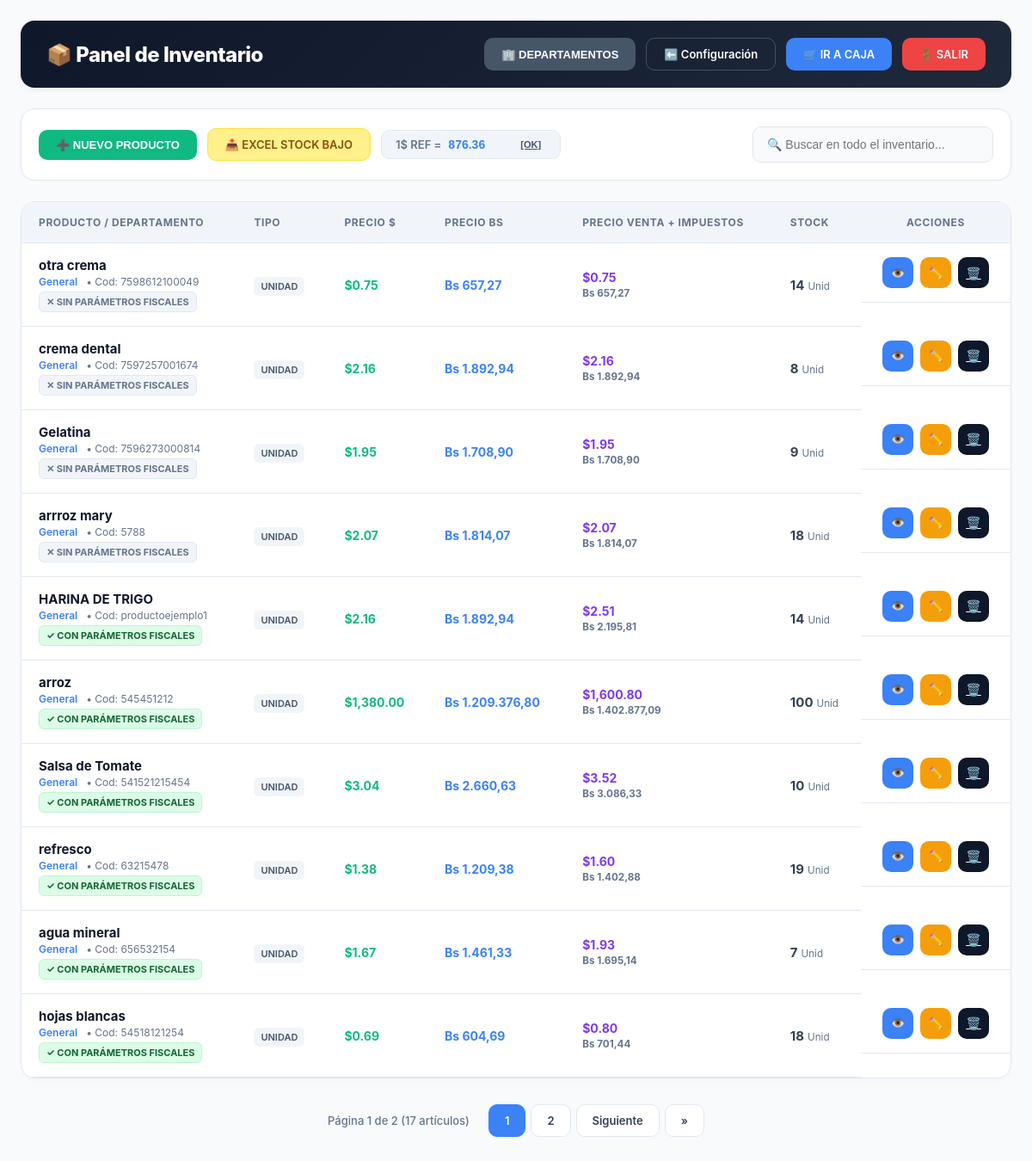
The page /inventario.php (signed in) on the database its author committed.
### tables this page shows
CREATE TABLE `configuracion` (
  `id` int(1) NOT NULL,
  `nombre_negocio` varchar(100) NOT NULL,
  `rif` varchar(20) NOT NULL,
  `direccion` text,
  `mensaje_ticket` varchar(255) DEFAULT NULL,
  `tasa_dolar` decimal(10,2) NOT NULL,
  `moneda_simbolo` varchar(5) DEFAULT '$',
  `mensaje_factura` text,
  `puerto_impresora` varchar(100) DEFAULT NULL,
  `tipo_lector` varchar(50) DEFAULT 'teclado',
  `puerto_lector` varchar(50) DEFAULT NULL,
  `gaveta` varchar(50) DEFAULT 'impresora',
  `impuesto_iva` decimal(5,2) DEFAULT '16.00',
  `impuesto_igtf` decimal(5,2) DEFAULT '3.00',
  `usar_iva` tinyint(1) DEFAULT '1',
  `usar_igtf` tinyint(1) DEFAULT '0',
  `whatsapp_telefono` varchar(20) DEFAULT NULL,
  `whatsapp_api_key` varchar(255) DEFAULT NULL
);

CREATE TABLE `productos` (
  `id` int(11) NOT NULL,
  `codigo_barras` varchar(50) DEFAULT NULL,
  `nombre` varchar(100) NOT NULL,
  `precio_costo` decimal(10,2) DEFAULT NULL,
  `precio` double NOT NULL,
  `stock` decimal(10,3) DEFAULT '0.000',
  `tipo_venta` enum('unidad','granel','paquete') DEFAULT 'unidad',
  `unidad_medida` varchar(10) DEFAULT 'Unid',
  `id_departamento` int(11) DEFAULT NULL,
  `usa_inventario` tinyint(1) DEFAULT '1',
  `moneda` varchar(5) DEFAULT 'USD',
  `moneda_base` varchar(10) DEFAULT NULL,
  `precio_mayor` decimal(10,2) DEFAULT '0.00',
  `cantidad_mayor` int(11) DEFAULT '0',
  `precio_bulto` decimal(10,2) DEFAULT '0.00',
  `cantidad_bulto` int(11) DEFAULT '0',
  `id_proveedor` int(11) DEFAULT NULL,
  `usa_parametros_fiscales` tinyint(1) DEFAULT '1'
);

### inventario.php (the view, shortened to what this page needs)
<?php
@include_once 'validar_licencia.php';
$res_config = mysqli_query($conexion, "SELECT * FROM configuracion WHERE id = 1");
$config_data = mysqli_fetch_assoc($res_config);
$tasa_actual = $config_data['tasa_dolar'] ?? 1;
$usar_iva = $config_data['usar_iva'] ?? 0;
$porcentaje_iva = $config_data['impuesto_iva'] ?? 0;
$prod_por_pagina = 10;
$pagina_actual = isset($_GET['p']) ? (int)$_GET['p'] : 1;
$inicio_limit = ($pagina_actual - 1) * $prod_por_pagina;
$res_conteo = mysqli_query($conexion, "SELECT COUNT(*) as total FROM productos");
$total_productos = mysqli_fetch_assoc($res_conteo)['total'];
$total_paginas = ceil($total_productos / $prod_por_pagina);
$productos = mysqli_query($conexion, "SELECT p.*, d.nombre as nombre_depto
    FROM productos p LEFT JOIN departamentos d ON p.id_departamento = d.id
    ORDER BY p.id DESC LIMIT $inicio_limit, $prod_por_pagina");
?>
<!DOCTYPE html>
<html lang="es">
<head>
</head>
<body>
    <?php
    function format_stock($value, $unidad) {
        $val = (float)$value;
        $unidades_con_decimales = ['KG', 'G', 'KILOS', 'GRAMOS'];
        if (in_array(strtoupper($unidad), $unidades_con_decimales)) {
            return rtrim(rtrim(number_format($val, 3, ',', '.'), '0'), ',');
        } else {
            return number_format($val, 0, ',', '.');
        }
    }
    ?>
    <div class="header-container">
        <h2 style="margin:0; font-weight: 800; letter-spacing: -0.02em;">📦 Panel de Inventario</h2>
        <div style="display:flex; gap:12px;">
            <button onclick="abrirModal('modalDepto')" class="btn" style="background:var(--slate)">🏢 DEPARTAMENTOS</button>
            <a href="configuracion.php" class="btn" style="background: transparent; border: 1px solid rgba(255,255,255,0.2)">⬅️ Configuración</a>
            <a href="ventas.php" class="btn" style="background:var(--blue)">🛒 IR A CAJA</a>
            <a href="logout.php" class="btn" style="background:var(--red)">🚪 SALIR </a>
        </div>
    </div>
    <div class="toolbar">
        <div style="display: flex; align-items: center; gap: 12px; flex-wrap: wrap;">
            <button onclick="abrirModal('modalNuevo')" class="btn" style="background:var(--green)">➕ NUEVO PRODUCTO</button>
            <a href="?exportar_bajo_stock=1" class="btn" style="background:#fef08a; color: #854d0e; border: 1px solid #fde047;">📥 EXCEL STOCK BAJO</a>
            <form method="POST" class="tasa-box">
                <span style="font-size:13px; color:var(--text-sub); margin-right:8px;">1$ REF =</span>
                <input type="number" step="0.01" name="nueva_tasa" value="<?= $tasa_actual ?>" style="width:70px; border:none; background:transparent; font-weight:700; color:var(--blue); padding:0; font-size:14px;">
                <button type="submit" name="actualizar_tasa" style="background:none; border:none; cursor:pointer; font-size:11px; font-weight:700; color:var(--slate); margin-left:8px; text-decoration: underline;">[OK]</button>
            </form>
        </div>
        <div>
            <input type="text" id="busq_global" style="width:280px;" placeholder="🔍 Buscar en todo el inventario..." onkeyup="buscarGlobal(this.value)">
        </div>
    </div>
    <div class="tabla-container">
        <table>
            <thead>
                <tr>
                    <th>Producto / Departamento</th><th>Tipo</th><th>Precio $</th><th>Precio Bs</th><th>Precio Venta + Impuestos</th><th>Stock</th><th style="text-align:center;">Acciones</th>
                </tr>
            </thead>
            <tbody>
                <?php while($p = mysqli_fetch_assoc($productos)):
                    $moneda_p = $p['moneda'] ?? 'USD';
                    if ($moneda_p === 'VES') {
                        $precio_usd_calc = $p['precio'] / $tasa_actual;
                        $precio_bs_calc = $p['precio'];
                        $badge_moneda = '<span class="badge-moneda">FIJO BS</span>';
                    } else {
                        $precio_usd_calc = $p['precio'];
                        $precio_bs_calc = $p['precio'] * $tasa_actual;
                        $badge_moneda = '';
                    }
                    $aplica_fiscal = ($p['usa_parametros_fiscales'] == 1);
                    $subtotal_usd = $precio_usd_calc;
                    $subtotal_bs = $precio_bs_calc;
                    $monto_iva_usd = 0;
                    $monto_iva_bs = 0;
                    if ($usar_iva == 1 && $aplica_fiscal) {
                        $monto_iva_usd = $subtotal_usd * ($porcentaje_iva / 100);
                        $monto_iva_bs = $subtotal_bs * ($porcentaje_iva / 100);
                    }
                    $total_con_iva_usd = $subtotal_usd + $monto_iva_usd;
                    $total_con_iva_bs = $subtotal_bs + $monto_iva_bs;
                    $monto_igtf_usd = 0;
                    $monto_igtf_bs = 0;
                    $precio_final_usd = $total_con_iva_usd + $monto_igtf_usd;
                    $precio_final_bs = $total_con_iva_bs + $monto_igtf_bs;
                ?>
                <tr class="fila">
                    <td>
                        <b style="font-size:15px; color: var(--dark);"><?= htmlspecialchars($p['nombre']) ?></b>
                        <?= $badge_moneda ?> <br>
                        <span style="color:var(--blue); font-weight:600; font-size:12px;"><?= htmlspecialchars($p['nombre_depto'] ?? 'General') ?></span>
                        <span style="color:var(--text-sub); font-size:12px; margin-left:6px;">• Cod: <?= htmlspecialchars($p['codigo_barras']) ?></span><br>
                        <?php if($aplica_fiscal): ?>
                            <span class="badge-fiscal">✓ CON PARÁMETROS FISCALES</span>
                        <?php else: ?>
                            <span class="badge-nofiscal">✕ SIN PARÁMETROS FISCALES</span>
                        <?php endif; ?>
                    </td>
                    <td><span class="badge-tipo"><?= htmlspecialchars($p['tipo_venta']) ?></span></td>
                    <td style="color:var(--green); font-weight:700;">
                        <?php if($moneda_p === 'VES'): ?>
                            <span style="color:gray; font-weight:500;">~$<?= number_format($precio_usd_calc, 2) ?></span>
                        <?php else: ?>
                            $<?= number_format($precio_usd_calc, 2) ?>
                        <?php endif; ?>
                    </td>
                    <td style="color:var(--blue); font-weight:700;">
                        Bs <?= number_format($precio_bs_calc, 2, ',', '.') ?>
                    </td>
                    <td style="color:#7c3aed; font-weight:700;">
                        $<?= number_format($precio_final_usd, 2) ?><br>
                        <small style="color:var(--text-sub);">Bs <?= number_format($precio_final_bs, 2, ',', '.') ?></small>
                    </td>
                    <td>
                        <?php if($p['usa_inventario'] == 1): ?>
                            <span style="font-weight:700; font-size:15px;"><?= format_stock($p['stock'], $p['unidad_medida']) ?></span> <small style="color:var(--text-sub)"><?= htmlspecialchars($p['unidad_medida']) ?></small>
                        <?php else: ?>
                            <span style="font-size: 18px; color: var(--slate); font-weight:700;">∞</span> <small style="color:var(--text-sub)">Ilimitado</small>
                        <?php endif; ?>
                    </td>
                    <td style="display:flex; justify-content:center; gap:8px;">
                        <button onclick="verDetalles('<?= $p['codigo_barras'] ?>','<?= addslashes(htmlspecialchars($p['nombre'])) ?>','<?= $p['precio_costo'] ?>','<?= number_format($precio_usd_calc,2) ?>','<?= $p['stock'] ?>','<?= $p['unidad_medida'] ?>','<?= $p['tipo_venta'] ?>','<?= number_format($precio_bs_calc,2,',','.') ?>', '<?= $moneda_p ?>', '<?= number_format($precio_final_usd,2) ?>', '<?= number_format($precio_final_bs,2,',','.') ?>')" class="btn-action" style="background:var(--blue)">👁️</button>
                        <button onclick="abrirE('<?= $p['id'] ?>','<?= $p['codigo_barras'] ?>','<?= addslashes(htmlspecialchars($p['nombre'])) ?>','<?= $p['precio_costo'] ?>','<?= $p['precio'] ?>','<?= $p['stock'] ?>','<?= $p['tipo_venta'] ?>','<?= $p['unidad_medida'] ?>','<?= $p['id_departamento'] ?>', '<?= $moneda_p ?>', '<?= $p['id_proveedor'] ?>', '<?= $p['usa_parametros_fiscales'] ?? 1 ?>', '<?= $pagina_actual ?>')" class="btn-action" style="background:var(--amber)">✏️</button>
                        <a href="?eliminar=<?= $p['id'] ?>&p_actual=<?= $pagina_actual ?>" class="btn-action" style="background:var(--dark);" onclick="return confirm('¿Está seguro de eliminar este producto por completo?')">🗑️</a>
                    </td>
                </tr>
                <?php endwhile; ?>
            </tbody>
        </table>
    </div>
    <div class="pagination">
        <span class="page-info">Página <?= $pagina_actual ?> de <?= $total_paginas ?> (<?= $total_productos ?> artículos)</span>
        <?php
        $rango = 2;
        for ($i = max(1, $pagina_actual - $rango); $i <= min($total_paginas, $pagina_actual + $rango); $i++):
        ?>
            <a href="?p=<?= $i ?>" class="page-link <?= ($i == $pagina_actual) ? 'active' : '' ?>"><?= $i ?></a>
        <?php endfor; ?>
        <?php if ($pagina_actual < $total_paginas): ?>
            <a href="?p=<?= $pagina_actual + 1 ?>" class="page-link">Siguiente</a>
            <a href="?p=<?= $total_paginas ?>" class="page-link">»</a>
        <?php endif; ?>
    </div>
</body>
</html>

### inventario.php (style rules this page uses)
:root { --bg-body: #f8fafc; --bg-card: #ffffff; --text-main: #334155; --text-sub: #64748b; --border: #e2e8f0; --table-head: #f1f5f9; --dark: #0f172a; --blue: #3b82f6; --blue-hover: #1d4ed8; --red: #ef4444; --green: #10b981; --amber: #f59e0b; --slate: #475569; }
body { font-family: 'Inter', system-ui, -apple-system, sans-serif; background: var(--bg-body); color: var(--text-main); margin: 0; padding: 24px; -webkit-font-smoothing: antialiased; }
.header-container { background: linear-gradient(135deg, var(--dark) 0%, #1e293b 100%); padding: 20px 30px; color: white; border-radius: 16px; margin-bottom: 24px; display: flex; justify-content: space-between; align-items: center; box-shadow: 0 4px 6px -1px rgba(0,0,0,0.05); }
.toolbar { display: flex; justify-content: space-between; background: var(--bg-card); padding: 20px; border-radius: 16px; margin-bottom: 24px; border: 1px solid var(--border); align-items: center; box-shadow: 0 1px 3px rgba(0,0,0,0.02); }
.tasa-box { display: flex; align-items: center; background: var(--table-head); padding: 8px 16px; border-radius: 10px; border: 1px solid var(--border); font-weight: 600; }
.tabla-container { background: var(--bg-card); border-radius: 16px; border: 1px solid var(--border); overflow: hidden; box-shadow: 0 4px 6px -1px rgba(0,0,0,0.02); }
table { width: 100%; border-collapse: collapse; text-align: left; }
th { background: var(--table-head); padding: 16px 20px; font-size: 12px; color: var(--text-sub); text-transform: uppercase; letter-spacing: 0.05em; border-bottom: 1px solid var(--border); font-weight: 700; }
td { padding: 16px 20px; border-bottom: 1px solid var(--border); font-size: 14px; vertical-align: middle; }
.btn { padding: 10px 20px; border-radius: 10px; font-weight: 600; cursor: pointer; border: none; color: white; display: inline-flex; align-items: center; gap: 8px; text-decoration: none; font-size: 13px; transition: all 0.2s ease; }
.btn-action { width: 36px; height: 36px; border-radius: 10px; border: none; cursor: pointer; color: white; display: inline-flex; align-items: center; justify-content: center; transition: all 0.2s ease; }
input, select { width: 100%; padding: 12px 16px; border-radius: 10px; border: 1px solid var(--border); background: #f8fafc; color: var(--text-main); box-sizing: border-box; font-size: 14px; transition: all 0.2s ease; }
.badge-tipo { background: #f1f5f9; color: #475569; padding: 4px 8px; border-radius: 6px; font-size: 11px; font-weight: 600; text-transform: uppercase; }
.badge-fiscal { background: #dcfce7; color: #166534; padding: 4px 8px; border-radius: 6px; font-size: 11px; font-weight: 700; border: 1px solid #bbf7d0; display: inline-block; margin-top: 4px; }
.badge-nofiscal { background: #f1f5f9; color: #64748b; padding: 4px 8px; border-radius: 6px; font-size: 11px; font-weight: 700; border: 1px solid #e2e8f0; display: inline-block; margin-top: 4px; }
.pagination { display: flex; justify-content: center; align-items: center; gap: 6px; margin: 30px 0; }
.page-link { padding: 10px 18px; background: var(--bg-card); border: 1px solid var(--border); border-radius: 10px; color: var(--text-main); text-decoration: none; font-weight: 600; transition: 0.2s; font-size: 13px; }
.page-link.active { background: var(--blue); color: white; border-color: var(--blue); }
.page-info { font-size: 13px; color: var(--text-sub); margin-right: 16px; font-weight: 500; }

### rows shown on the page
configuracion: nueva_tasa "876.36"
productos: nombre "otra crema", nombre_depto "General", codigo_barras "7598612100049", usa_parametros_fiscales "✕ SIN PARÁMETROS FISCALES", tipo_venta "UNIDAD", precio "0.75", precio.tasa_dolar "657,27", format_stock($p['stock'], $p['unidad_medida']) "14", unidad_medida "Unid"
productos: nombre "crema dental", nombre_depto "General", codigo_barras "7597257001674", usa_parametros_fiscales "✕ SIN PARÁMETROS FISCALES", tipo_venta "UNIDAD", precio "2.16", precio.tasa_dolar "1.892,94", format_stock($p['stock'], $p['unidad_medida']) "8", unidad_medida "Unid"
productos: nombre "Gelatina", nombre_depto "General", codigo_barras "7596273000814", usa_parametros_fiscales "✕ SIN PARÁMETROS FISCALES", tipo_venta "UNIDAD", precio "1.95", precio.tasa_dolar "1.708,90", format_stock($p['stock'], $p['unidad_medida']) "9", unidad_medida "Unid"
productos: nombre "arrroz mary", nombre_depto "General", codigo_barras "5788", usa_parametros_fiscales "✕ SIN PARÁMETROS FISCALES", tipo_venta "UNIDAD", precio "2.07", precio.tasa_dolar "1.814,07", format_stock($p['stock'], $p['unidad_medida']) "18", unidad_medida "Unid"
productos: nombre "HARINA DE TRIGO", nombre_depto "General", codigo_barras "productoejemplo1", usa_parametros_fiscales "✓ CON PARÁMETROS FISCALES", tipo_venta "UNIDAD", precio "2.16", precio.tasa_dolar "1.892,94", precio.impuesto_iva "2.51", precio.impuesto_iva "2.195,81", format_stock($p['stock'], $p['unidad_medida']) "14", unidad_medida "Unid"
productos: nombre "arroz", nombre_depto "General", codigo_barras "545451212", usa_parametros_fiscales "✓ CON PARÁMETROS FISCALES", tipo_venta "UNIDAD", precio "1,380.00", precio.tasa_dolar "1.209.376,80", precio.impuesto_iva "1,600.80", precio.impuesto_iva "1.402.877,09", format_stock($p['stock'], $p['unidad_medida']) "100", unidad_medida "Unid"
productos: nombre "Salsa de Tomate", nombre_depto "General", codigo_barras "541521215454", usa_parametros_fiscales "✓ CON PARÁMETROS FISCALES", tipo_venta "UNIDAD", precio "3.04", precio.tasa_dolar "2.660,63", precio.impuesto_iva "3.52", precio.impuesto_iva "3.086,33", format_stock($p['stock'], $p['unidad_medida']) "10", unidad_medida "Unid"
productos: nombre "refresco", nombre_depto "General", codigo_barras "63215478", usa_parametros_fiscales "✓ CON PARÁMETROS FISCALES", tipo_venta "UNIDAD", precio "1.38", precio.tasa_dolar "1.209,38", precio.impuesto_iva "1.60", precio.impuesto_iva "1.402,88", format_stock($p['stock'], $p['unidad_medida']) "19", unidad_medida "Unid"
productos: nombre "agua mineral", nombre_depto "General", codigo_barras "656532154", usa_parametros_fiscales "✓ CON PARÁMETROS FISCALES", tipo_venta "UNIDAD", precio "1.67", precio.tasa_dolar "1.461,33", precio.impuesto_iva "1.93", precio.impuesto_iva "1.695,14", format_stock($p['stock'], $p['unidad_medida']) "7", unidad_medida "Unid"
productos: nombre "hojas blancas", nombre_depto "General", codigo_barras "54518121254", usa_parametros_fiscales "✓ CON PARÁMETROS FISCALES", tipo_venta "UNIDAD", precio "0.69", precio.tasa_dolar "604,69", precio.impuesto_iva "0.80", precio.impuesto_iva "701,44", format_stock($p['stock'], $p['unidad_medida']) "18", unidad_medida "Unid"

### other values the page prints
$pagina_actual "1"
$total_paginas "2"
$total_productos "17"
